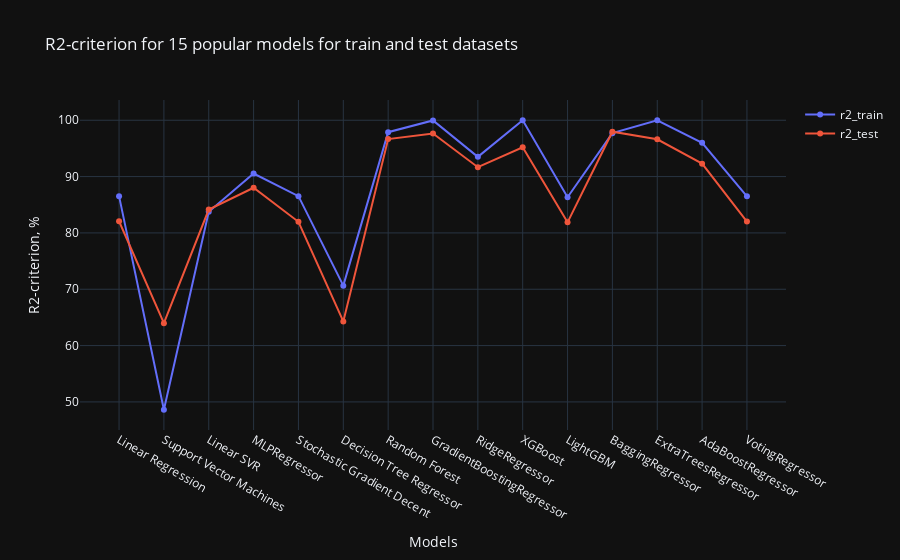

The notebook cell this image was saved under:
### Code cell
# Plot with plotly dark theme
import plotly.graph_objects as go
fig = go.Figure()
fig.add_trace(go.Scatter(x=models['Model'], y=models['r2_train'], name='r2_train'))
fig.add_trace(go.Scatter(x=models['Model'], y=models['r2_test'], name='r2_test'))
fig.update_layout(title='R2-criterion for 15 popular models for train and test datasets',
                   xaxis_title='Models',
                   yaxis_title='R2-criterion, %')
fig.update_layout(template='plotly_dark')
# update size
fig.show()

### Figure 1 — Plotly figure (JSON) as saved in the notebook; plotly's stock layout.template omitted (floating-point values rounded to 4 significant figures)
{"data": [{"name": "r2_train", "x": ["Linear Regression", "Support Vector Machines", "Linear SVR", "MLPRegressor", "Stochastic Gradient Decent", "Decision Tree Regressor", "Random Forest", "GradientBoostingRegressor", "RidgeRegressor", "XGBoost", "LightGBM", "BaggingRegressor", "ExtraTreesRegressor", "AdaBoostRegressor", "VotingRegressor"], "y": [86.53, 48.61, 83.76, 90.55, 86.53, 70.64, 97.88, 99.97, 93.5, 100.0, 86.34, 97.71, 100.0, 95.99, 86.5], "type": "scatter"}, {"name": "r2_test", "x": ["Linear Regression", "Support Vector Machines", "Linear SVR", "MLPRegressor", "Stochastic Gradient Decent", "Decision Tree Regressor", "Random Forest", "GradientBoostingRegressor", "RidgeRegressor", "XGBoost", "LightGBM", "BaggingRegressor", "ExtraTreesRegressor", "AdaBoostRegressor", "VotingRegressor"], "y": [82.07, 63.97, 84.15, 88.02, 81.97, 64.29, 96.66, 97.64, 91.67, 95.19, 81.88, 97.97, 96.62, 92.3, 82.02], "type": "scatter"}], "layout": {"title": {"text": "R2-criterion for 15 popular models for train and test datasets"}, "xaxis": {"title": {"text": "Models"}}, "yaxis": {"title": {"text": "R2-criterion, %"}}}}
